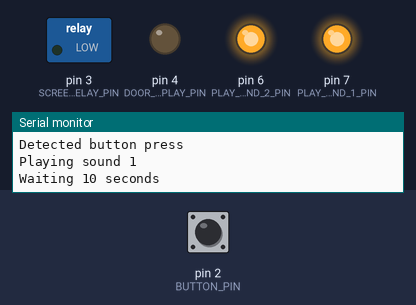
The sketch below on a simulated Arduino Uno, built with avr-gcc and run on an emulated ATmega328P. Parts: switched loads named in the sketch (green lamp = pin HIGH), output pins drawn as LEDs (lit = HIGH), the last lines printed to the serial monitor. Inputs (shaded band) come from the test bench; at power-on: pin 2 (BUTTON_PIN) HIGH.

Above: at 0.2 s.
At 10.15 s:
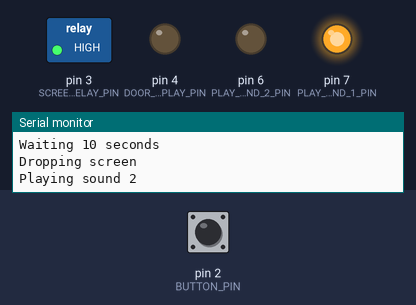
At 18.65 s:
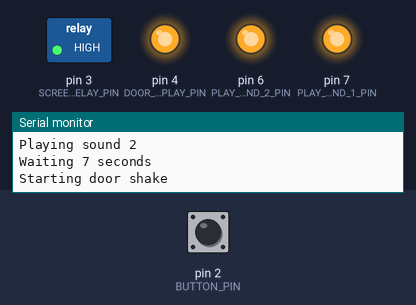
At 27.2 s:
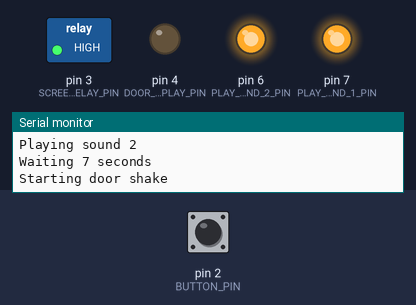
Timing chart, 0 to 28.7 s (numbered marks = the images above):
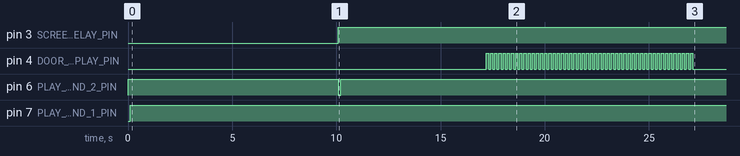

Measured:
- by itself, pin 3 (SCREEN_RELAY_PIN): LOW → HIGH at 10.1 s
- by itself, pin 6 (PLAY_SOUND_2_PIN): LOW → HIGH at 0.00 s, → LOW 10.1 s later, → HIGH 0.10 s later
- by itself, pin 7 (PLAY_SOUND_1_PIN): LOW → HIGH at 0.10 s
- by itself, pin 4 (DOOR_SHAKER_REPLAY_PIN): LOW → HIGH at 17.2 s, → LOW 0.10 s later, → HIGH 0.10 s later, → LOW 0.10 s later, … (100 changes in this stretch)

The sketch:

SDBW-simple.ino
```cpp
constexpr int BUTTON_PIN = 2;
constexpr int SCREEN_RELAY_PIN = 3;
constexpr int DOOR_SHAKER_REPLAY_PIN = 4;
constexpr int PLAY_SOUND_1_PIN = 7;
constexpr int PLAY_SOUND_2_PIN = 6;
constexpr int SHAKE_ONCE_DURATION = 100; // Decrease to shake faster
constexpr int NUMBER_OF_SHAKES = 50;

void setup() {
  pinMode(BUTTON_PIN, INPUT_PULLUP);
  pinMode(SCREEN_RELAY_PIN, OUTPUT);
  pinMode(DOOR_SHAKER_REPLAY_PIN, OUTPUT);
  pinMode(PLAY_SOUND_1_PIN, OUTPUT);
  pinMode(PLAY_SOUND_2_PIN, OUTPUT);

	Serial.begin(115200);
}

void loop() {
  // Set outputs to default state
  digitalWrite(SCREEN_RELAY_PIN, LOW);
  digitalWrite(DOOR_SHAKER_REPLAY_PIN, LOW);
  digitalWrite(PLAY_SOUND_1_PIN, HIGH); // sounds play when pin is set to LOW. Set to HIGH to begin with so nothing plays.
  digitalWrite(PLAY_SOUND_2_PIN, HIGH);

  // Wait for button press
  Serial.println("Waiting for button press");
  while (digitalRead(BUTTON_PIN) == LOW) {}
  Serial.println("Detected button press");

  // Play sound 1
  Serial.println("Playing sound 1");
  digitalWrite(PLAY_SOUND_1_PIN, LOW);
  delay(100);
  digitalWrite(PLAY_SOUND_1_PIN, HIGH);

  // Wait 10 seconds
  Serial.println("Waiting 10 seconds");
  delay(10000);

  // Drop screen
  Serial.println("Dropping screen");
  digitalWrite(SCREEN_RELAY_PIN, HIGH);

  // Play sound 2
  Serial.println("Playing sound 2");
  digitalWrite(PLAY_SOUND_2_PIN, LOW);
  delay(100);
  digitalWrite(PLAY_SOUND_2_PIN, HIGH);

  // Wait 7 seconds
  Serial.println("Waiting 7 seconds");
  delay(7000);

  // Start door shake
  Serial.println("Starting door shake");
  for(int i=0; i<NUMBER_OF_SHAKES; i++) {
    digitalWrite(DOOR_SHAKER_REPLAY_PIN, HIGH);
    delay(SHAKE_ONCE_DURATION);
    digitalWrite(DOOR_SHAKER_REPLAY_PIN, LOW);
    delay(SHAKE_ONCE_DURATION);
  }

  // Restart
  Serial.println("Sequence Finished, waiting 2 minutes");
  delay(120000);
  Serial.println("--- Restarting ---");
}
```
